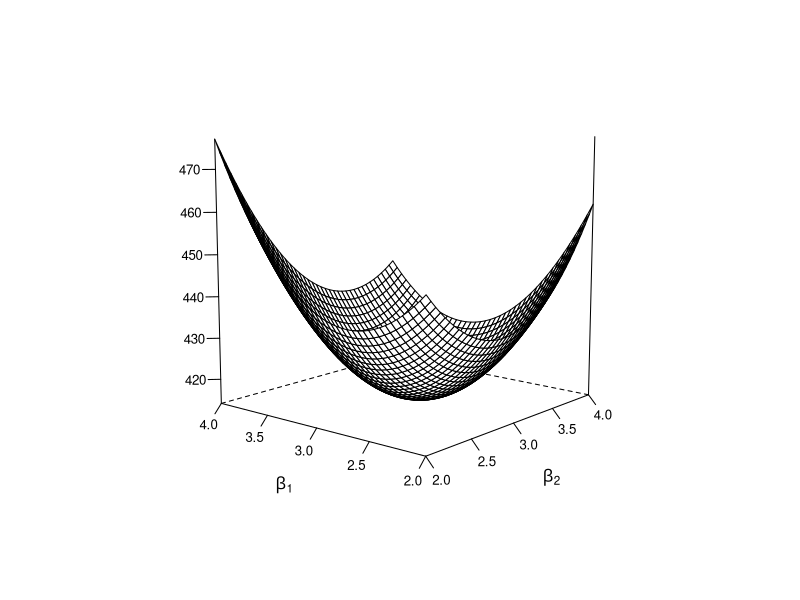
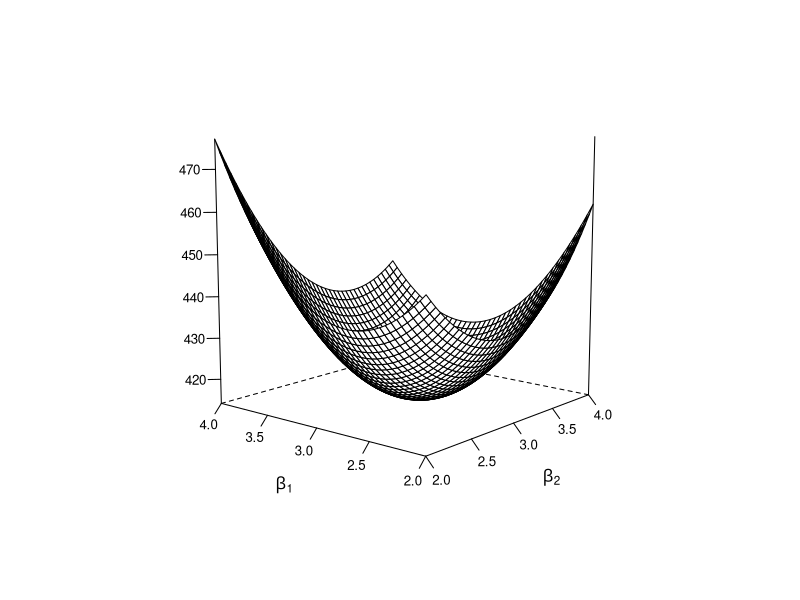

Generate these figures, in order, with R:
#########################################
### This file generates Figure 3.3a,
### Sum-of-Squared Errors Function
### as a function of beta1,beta2
#########################################
### Uses packages lattice, MASS
#########################################

library(lattice) # package for 3D-plot
library(MASS)    # package for mvrnorm 

### generate function for sse
n <- 100
set.seed(3)
mu <- c(0,0)
sigma <- matrix(c(1/4,-1/8,-1/8,1/4),2)
x<-mvrnorm(n,mu,sigma)
e <- 2*rnorm(n)
x1 <- x[,1]
x2 <- x[,2]
y <- x1*3 + x2*3 + e

sse <- function (b1,b2) {
  yfit <- x1*b1+x2*b2
  val <- sum((y-yfit)^2)
  return(val)
}

v_sse <- Vectorize(sse)

### evaluation point 

b1 <- seq(2,4,0.05)
b2 <- seq(2,4,0.05)
foo <- data.frame(b1=rep(b1,each=length(b1)),b2=rep(b2,length(b2)))
foo$sse_b <- v_sse(foo$b1,foo$b2)

pdf("HANSEN3-3a.pdf",family="Helvetica",colormodel='cmyk',width=4.5,height=4.5)
print(wireframe(sse_b~b1*b2,foo,xlab=expression(beta[2]),ylab=expression(beta[1]),zlab="",
                scales=list(arrows=FALSE, col="black"),screen=list(z=50,x=-80,y=0),
                par.settings = list(axis.line = list(col = 'transparent'),box.3d = list(col=c("black","black",NA,NA,NA,NA,"black",NA,"black")))))
dev.off()

postscript("HANSEN3-3a.eps",paper="special",width=4.5,height=4.5,horizontal=FALSE,onefile=FALSE,family="Helvetica",colormodel='cmyk')
print(wireframe(sse_b~b1*b2,foo,xlab=expression(beta[2]),ylab=expression(beta[1]),zlab="",
                scales=list(arrows=FALSE, col="black"),screen=list(z=50,x=-80,y=0),
                 par.settings = list(axis.line = list(col = 'transparent'),box.3d = list(col=c("black","black",NA,NA,NA,NA,"black",NA,"black")))))
dev.off()
